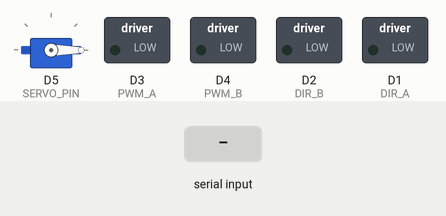
A sketch run on a simulated ESP8266 (NodeMCU). Parts: servo, switched loads named in the sketch (green lamp = pin HIGH). The test bench sets the inputs (shaded band).

Above: at 1.2 s.
1.3 s: "M90\n" received over Serial
At 3.7 s:
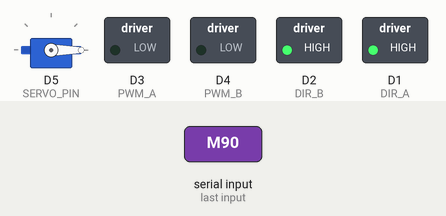
Timing chart, 0 to 5.2 s (numbered marks = the images above; inputs shaded):
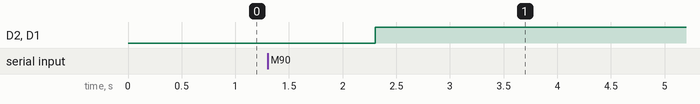

Measured:
- after the input at 1.3 s, D2 (DIR_B), D1 (DIR_A): LOW → HIGH after 1.0 s

The sketch:

BackEndv1.ino
```cpp
#include <Servo.h>  // Library untuk servo

// Pin untuk Motor DC
#define DIR_A D1
#define PWM_A D3
#define DIR_B D2
#define PWM_B D4

// Pin untuk Servo
#define SERVO_PIN D5  // Pin untuk servo

// Inisialisasi objek servo
Servo myServo;

// Pin untuk Sensor Garis
// #define S1 D4  // Sensor 1
// #define S2 D5  // Sensor 2
// #define S3 D6  // Sensor 3
// #define S4 D7  // Sensor 4
// #define S5 D8  // Sensor 5

String buff, buff_motor, buff_servo;
const char delimiter[] = ":";  // The delimiter
int motor, servo;

void setup() {
  // put your setup code here, to run once:

  Serial.begin(115200);
//  Serial2.begin(115200);
//  Serial2.println("Program Dimulai");

  pinMode(DIR_A, OUTPUT);
  pinMode(PWM_A, OUTPUT);
  pinMode(DIR_B, OUTPUT);
  pinMode(PWM_B, OUTPUT);
  myServo.attach(SERVO_PIN);
  stopMotor(0);
  myServo.write(0);
//  Serial2.println("Servo di posisi awal (0 derajat)");

  // pinMode(S1, INPUT);
  // pinMode(S2, INPUT);
  // pinMode(S3, INPUT);
  // pinMode(S4, INPUT);
  // pinMode(S5, INPUT);
}

void loop() {
   // put your main code here, to run repeatedly:
   if (Serial.available() > 0) {

    // read the oldest byte in the serial buffer:
    buff = Serial.readString();// read the incoming data as string
//    Serial1.println(buff);  //debugging purpose

    if (buff[0] == 'M'){
      buff_motor=buff;

      // Convert String to a mutable character array
      char buff_motor_array[buff_motor.length() + 1]; // Create a buffer
      buff_motor.toCharArray(buff_motor_array, sizeof(buff_motor_array)); // Convert String to char array

      // Use strtok() to split
    char *token = strtok(buff_motor_array, delimiter);
    if (token != NULL) {
        token = strtok(NULL, delimiter);
        if (token != NULL) {
            motor = atoi(token);  // Convert second token to integer
        }
    }
    forward(motor);
    delay(1000);
    }

    else if (buff[0] == 'A'){
      buff_servo=buff;

      // Convert String to a mutable character array
      char buff_servo_array[buff_servo.length() + 1]; // Create a buffer
      buff_servo.toCharArray(buff_servo_array, sizeof(buff_servo_array)); // Convert String to char array

      // Use strtok() to split
    char *token = strtok(buff_servo_array, delimiter);
    if (token != NULL) {
        token = strtok(NULL, delimiter);
        if (token != NULL) {
            servo = atoi(token);  // Convert second token to integer
        }
    }
    myServo.write(servo);

    }
  }

}

void forward(int num) {
  digitalWrite(DIR_A, HIGH);
  digitalWrite(DIR_B, HIGH);
  analogWrite(PWM_A, num);
  analogWrite(PWM_B, num);
}

void reverse(int num){
  digitalWrite(DIR_A, LOW);
  digitalWrite(DIR_B, LOW);
  analogWrite(PWM_A, num);
  analogWrite(PWM_B, num);
}

void stopMotor(int num) {
  analogWrite(PWM_A, num);
  analogWrite(PWM_B, num);
}
```
